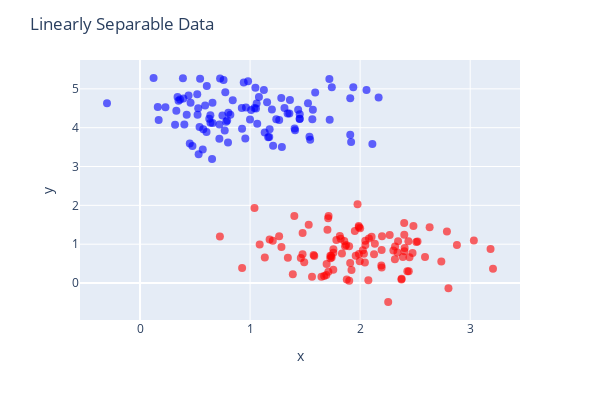

Notebook code for this chart:
### Code cell
# Plotting the data
figL = px.scatter(x=Xl[:,0], y=Xl[:,1], 
                  color=yl, color_continuous_scale='bluered')
figL.update_traces(marker=dict(size=8, opacity=0.6))
figL.update_layout(coloraxis_showscale=False, 
                   width=600, height=400, 
                   title='Linearly Separable Data')             
figL.show()

### Figure 1 — Plotly figure (JSON) as saved in the notebook; plotly's stock layout.template omitted (floating-point values rounded to 4 significant figures; data arrays with more than 128 entries replaced by an {"elided": "..."} marker saying what was removed)
{"data": [{"hovertemplate": "x=%{x}<br>y=%{y}<br>color=%{marker.color}<extra></extra>", "legendgroup": "", "marker": {"color": {"elided": "200 int values"}, "coloraxis": "coloraxis", "opacity": 0.6, "size": 8, "symbol": "circle"}, "mode": "markers", "name": "", "orientation": "v", "showlegend": false, "type": "scatter", "x": {"elided": "200 float values"}, "xaxis": "x", "y": {"elided": "200 float values"}, "yaxis": "y"}], "layout": {"coloraxis": {"colorbar": {"title": {"text": "color"}}, "colorscale": [[0, "rgb(0,0,255)"], [1, "rgb(255,0,0)"]], "showscale": false}, "height": 400, "legend": {"tracegroupgap": 0}, "margin": {"t": 60}, "title": {"text": "Linearly Separable Data"}, "width": 600, "xaxis": {"anchor": "y", "domain": [0, 1], "title": {"text": "x"}}, "yaxis": {"anchor": "x", "domain": [0, 1], "title": {"text": "y"}}}}
